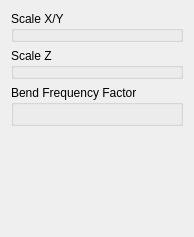
<?xml version="1.0" encoding="UTF-8"?>
<ui version="4.0">
 <class>CVegetableScalePage</class>
 <widget class="QWidget" name="CVegetableScalePage">
  <property name="geometry">
   <rect>
    <x>0</x>
    <y>0</y>
    <width>194</width>
    <height>237</height>
   </rect>
  </property>
  <property name="windowTitle">
   <string>Form</string>
  </property>
  <layout class="QGridLayout" name="gridLayout_2">
   <item row="0" column="0">
    <widget class="NLQT::CVegetNoiseValueWidget" name="scaleXYGroupBox">
     <property name="title">
      <string>Scale X/Y</string>
     </property>
    </widget>
   </item>
   <item row="1" column="0">
    <widget class="NLQT::CVegetNoiseValueWidget" name="scaleZGroupBox">
     <property name="title">
      <string>Scale Z</string>
     </property>
    </widget>
   </item>
   <item row="2" column="0">
    <widget class="QGroupBox" name="groupBox">
     <property name="title">
      <string>Bend Frequency Factor</string>
     </property>
     <layout class="QGridLayout" name="gridLayout">
      <item row="0" column="0">
       <widget class="NLQT::CEditRangeFloatWidget" name="freqFactorWidget" native="true"/>
      </item>
     </layout>
    </widget>
   </item>
   <item row="3" column="0">
    <spacer name="verticalSpacer">
     <property name="orientation">
      <enum>Qt::Vertical</enum>
     </property>
     <property name="sizeHint" stdset="0">
      <size>
       <width>20</width>
       <height>172</height>
      </size>
     </property>
    </spacer>
   </item>
  </layout>
 </widget>
 <customwidgets>
  <customwidget>
   <class>NLQT::CEditRangeFloatWidget</class>
   <extends>QWidget</extends>
   <header>edit_range_widget.h</header>
   <container>1</container>
  </customwidget>
  <customwidget>
   <class>NLQT::CVegetNoiseValueWidget</class>
   <extends>QGroupBox</extends>
   <header>vegetable_noise_value_widget.h</header>
   <container>1</container>
  </customwidget>
 </customwidgets>
 <resources/>
 <connections/>
</ui>
